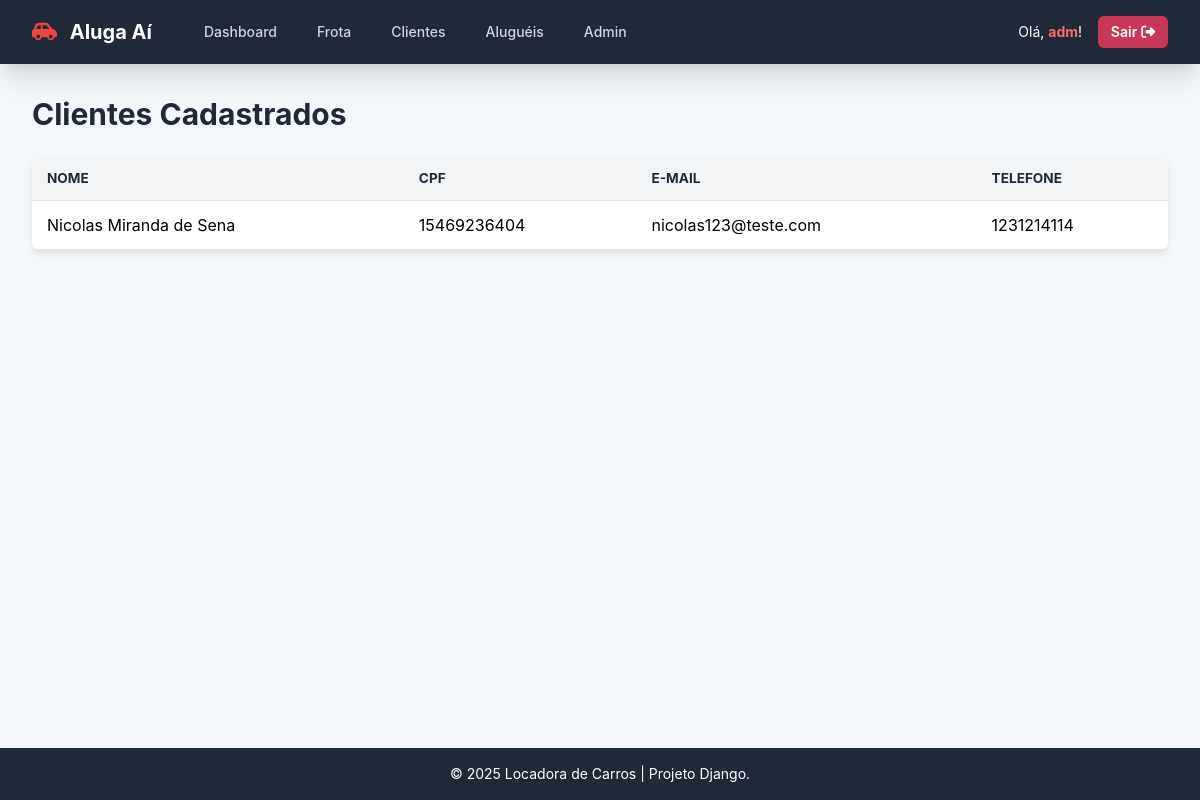
The app's page /carros/clientes/ (signed in) with its own data.
### carros/models.py (models this page shows, shortened)
class Cliente(models.Model):
    user = models.OneToOneField(settings.AUTH_USER_MODEL, on_delete=models.CASCADE, related_name='cliente')
    cpf = models.CharField(max_length=14, unique=True, verbose_name="CPF")
    cnh = models.CharField(max_length=20, unique=True, verbose_name="CNH")
    telefone = models.CharField(max_length=15, blank=True, null=True, verbose_name="Telefone")
    class Meta:
        verbose_name = "Cliente"
        verbose_name_plural = "Clientes"

### carros/views.py (the view)
# urls.py: path('clientes/', ClienteListView.as_view(), name='cliente_list'),
class ClienteListView(ColaboradorRequiredMixin, ListView):
    model = Cliente
    template_name = 'carros/cliente_list.html'
    context_object_name = 'clientes'
    queryset = Cliente.objects.select_related('user').all().order_by('user__first_name')

### carros/views.py (called while the page is built)
    def test_func(self):
        if self.request.user.is_superuser:
            return True
        return hasattr(self.request.user, 'colaborador')

### carros/templates/carros/cliente_list.html (shortened to what this page needs)
{% extends "base.html" %}
{% block header_text %}Clientes Cadastrados{% endblock %}
{% block content %}
    {% if clientes %}
    <table>
        <thead>
            <tr>
                <th>Nome</th>
                <th>CPF</th>
                <th>E-mail</th>
                <th>Telefone</th>
            </tr>
        </thead>
        <tbody>
            {% for cliente in clientes %}
            <tr>
                <td>
                    {% if cliente.user.first_name %}
                        {{ cliente.user.first_name }} {{ cliente.user.last_name }}
                    {% else %}
                        {{ cliente.user.username }} (Nome não preenchido)
                    {% endif %}
                </td>
                <td>{{ cliente.cpf }}</td>
                <td>{{ cliente.user.email }}</td>
                <td>{{ cliente.telefone|default:"N/A" }}</td>
            </tr>
            {% endfor %}
        </tbody>
    </table>
    {% else %}
        <p>Nenhum cliente cadastrado. Adicione clientes no painel de administração.</p>
    {% endif %}
{% endblock %}

### carros/templates/base.html (shortened to what this page needs)
{% load static %}
<!DOCTYPE html>
<html lang="pt-br">
<head>
    <script src="https://cdn.tailwindcss.com"></script>
</head>
<body class="min-h-screen flex flex-col">
    <nav class="bg-gray-800 shadow-xl">
        <div class="max-w-7xl mx-auto px-4 sm:px-6 lg:px-8">
            <div class="flex items-center justify-between h-16">
                <div class="flex items-center">
                    <a href="{% url 'home' %}" class="flex-shrink-0 text-white text-xl font-bold">
                        <i class="fa-solid fa-car-side text-red-500 mr-2"></i> Aluga Aí
                    </a>
                    <div class="hidden md:block">
                        <div class="ml-10 flex items-baseline space-x-4">
                            {% if user.is_authenticated %}
                                {% if user.is_superuser or user.colaborador %}
                                    <a href="{% url 'carros:home_colaborador' %}" class="text-gray-300 hover:bg-gray-700 hover:text-white px-3 py-2 rounded-md text-sm font-medium">Dashboard</a>
                                    <a href="{% url 'carros:carro_list' %}" class="text-gray-300 hover:bg-gray-700 hover:text-white px-3 py-2 rounded-md text-sm font-medium">Frota</a>
                                    <a href="{% url 'carros:cliente_list' %}" class="text-gray-300 hover:bg-gray-700 hover:text-white px-3 py-2 rounded-md text-sm font-medium">Clientes</a>
                                    <a href="{% url 'carros:aluguel_list' %}" class="text-gray-300 hover:bg-gray-700 hover:text-white px-3 py-2 rounded-md text-sm font-medium">Aluguéis</a>
                                    {% if user.is_superuser %}
                                        <a href="{% url 'admin:index' %}" class="text-gray-300 hover:bg-gray-700 hover:text-white px-3 py-2 rounded-md text-sm font-medium">Admin</a>
                                    {% endif %}
                                {% elif user.cliente %}
                                    <a href="{% url 'carros:home_cliente' %}" class="text-gray-300 hover:bg-gray-700 hover:text-white px-3 py-2 rounded-md text-sm font-medium">Alugar</a>
                                {% endif %}
                            {% endif %}
                        </div>
                    </div>
                </div>
                <div class="flex items-center space-x-4">
                    {% if user.is_authenticated %}
                        <span class="text-white text-sm">
                            Olá, <strong class="text-red-400">{{ user.first_name|default:user.username }}</strong>!
                        </span>
                        <form method="post" action="{% url 'logout' %}" class="inline-block m-0">
                            <button type="submit" class="button text-sm" style="background-color: #c93756; padding: 0.4rem 0.8rem;">
                                Sair <i class="fa-solid fa-right-from-bracket ml-1"></i>
                            </button>
                        </form>
                    {% endif %}
                </div>
            </div>
        </div>
    </nav>
    <main class="flex-grow p-4 md:p-8">
        <div class="max-w-7xl mx-auto">
            <h1 class="text-3xl font-bold text-gray-800 mb-6">
                {% block header_text %}{% endblock %}
            </h1>
            {% block content %}
            {% endblock content %}
        </div>
    </main>
    <footer class="bg-gray-800 text-white p-4 mt-auto">
        <div class="max-w-7xl mx-auto text-center text-sm">
            &copy; 2025 Locadora de Carros | Projeto Django.
        </div>
    </footer>
</body>
</html>

### carros/templates/base.html (style rules this page uses)
body { font-family: 'Inter', sans-serif; background-color: #f4f7f9; }
.button { display: inline-flex; align-items: center; justify-content: center; padding: 0.6rem 1.2rem; border-radius: 0.375rem; font-weight: 600; color: white !important; text-decoration: none; transition: all 0.2s ease-in-out; border: none; cursor: pointer; }
table { width: 100%; border-collapse: collapse; margin-top: 20px; box-shadow: 0 4px 6px -1px rgba(0, 0, 0, 0.1); background-color: white; border-radius: 8px; overflow: hidden; }
th, td { padding: 12px 15px; text-align: left; border-bottom: 1px solid #e5e7eb; }
th { background-color: #f3f4f6; color: #1f2937; font-weight: 700; text-transform: uppercase; font-size: 0.85rem; }

### records on screen
Cliente: user.first_name "Nicolas", user.last_name "Miranda de Sena", cpf "15469236404", user.email "nicolas123@teste.com", telefone "1231214114"

### other values on screen
{{ user.first_name|default:user.username }} "adm"
